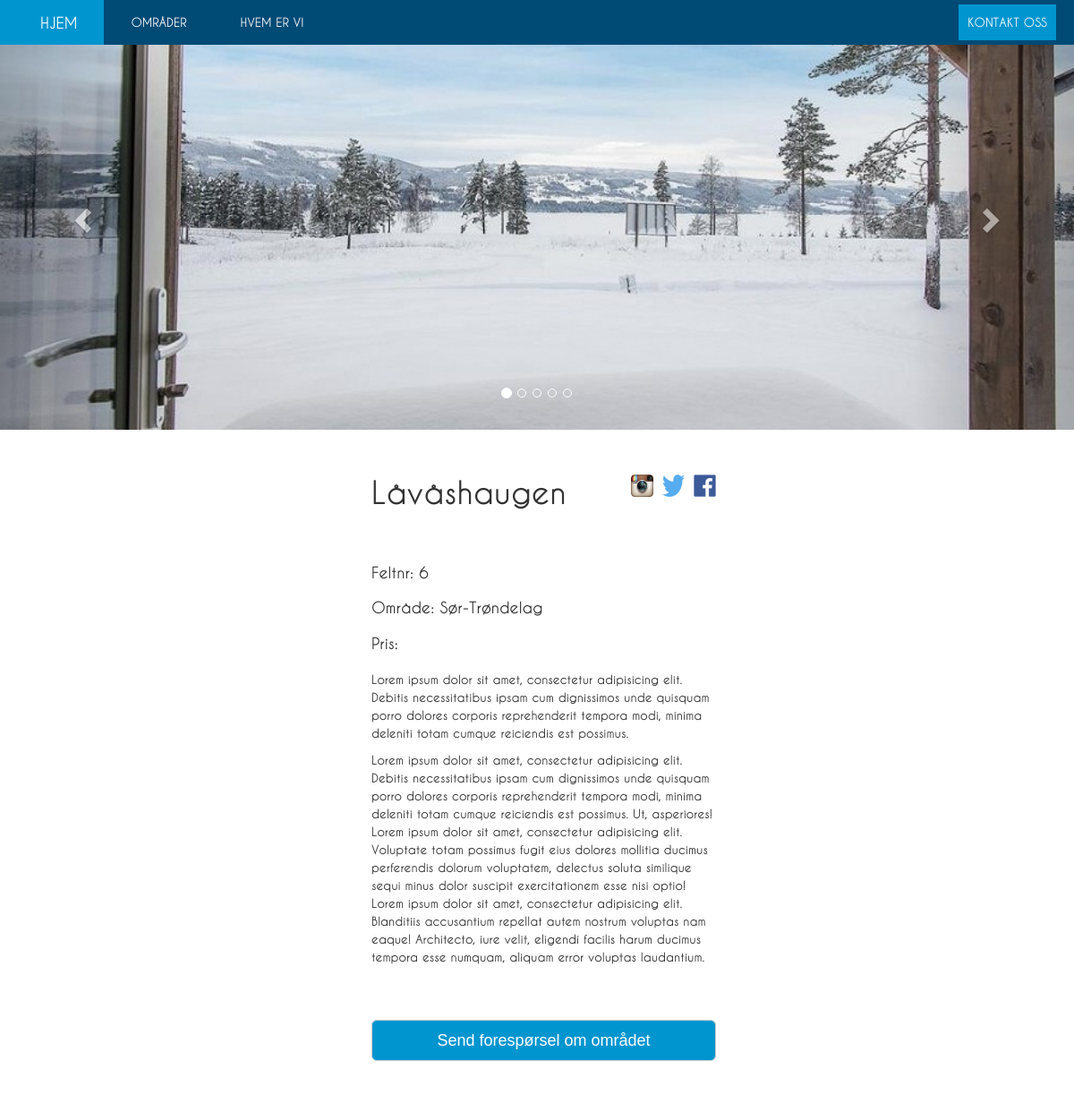
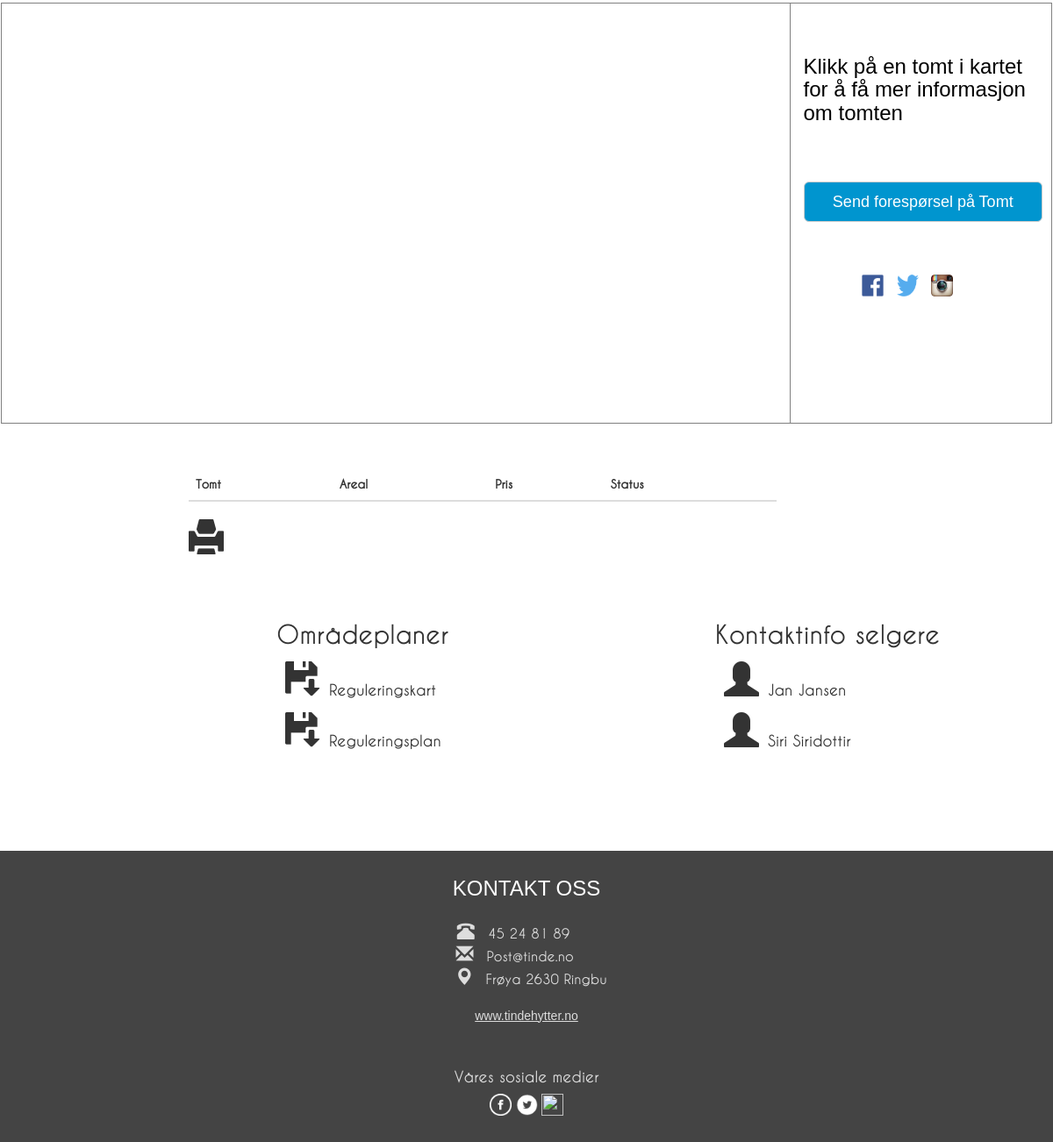
Page /tomteområde.php?name=Låvåshaugen on the committed database (2 pictures, top to bottom).
### classes/dblogin.php (called while the page is built, shortened)
<?php
class dblogin {
	public $db_host = 'localhost';
	public $db_database = 'TindeUtvikling';
	public $db_user = 'root';
	public $db_pass = 'root';
	public function __construct() {
		try {
			$this->db = new PDO("mysql:host=$this->db_host; dbname=$this->db_database; charset=utf8", $this->db_user, $this->db_pass);
		} catch(PDOException  $e) {
             try {
                $this->db = new PDO("mysql:host=$this->db_host; dbname=; charset=utf8", $this->db_user, $this->db_pass);
                $this->db->setAttribute(PDO::ATTR_ERRMODE, PDO::ERRMODE_WARNING);
            } catch(PDOException  $e) {
                die ("Error: ".$e->getMessage());
            }
		}
	}
}
$dblogin = new dblogin();

### classes/dbfetch.php (called while the page is built, shortened)
<?php require_once('dblogin.php');
class fetchTomteområder {
	public function fetchSingle($feltnr) {
		global $dblogin;
		$query = "SELECT * FROM tomteområde WHERE navn=? LIMIT 1";
		$stmnt = $dblogin->db->prepare($query);
		if ($stmnt->execute(array($feltnr))) {
			$tomteområde = $stmnt->fetch(PDO::FETCH_ASSOC);
			return $tomteområde;
		}
	}
}
?>

### tomteområde.php (the view, shortened to what this page needs)
<?php
require('classes/dbfetch.php');
require_once('classes/dblogin.php');
$dbtomteområde = new fetchTomteområder();
$tomteområde = checkExist($dbtomteområde);
function checkExist($dbtomteområde) {
    if(isset($_GET["name"])) {
        if ($fetchTomteområde = $dbtomteområde->fetchSingle($_GET["name"])) {
            return $fetchTomteområde;
        } else {
            Header("Location: ../område.php");
            exit();
        }
    }
}
?>
<!DOCTYPE html>
<html lang="en">
<head>
    <link rel="stylesheet" type="text/css" href="https://maxcdn.bootstrapcdn.com/bootstrap/3.3.7/css/bootstrap.min.css">
    <link rel="stylesheet" type="text/css" href="../css/tinde.css">
    <link rel="stylesheet" type="text/css" href="../css/maps.css">
</head>
<body>
    <div class="container">
    <?php include("navigation.php"); ?>
    <div class="container-fluid">
        <header>
            <div id="carousel" class="carousel slide carousel-fade" data-interval="0" data-ride="carousel">
                <ol class="carousel-indicators">
                    <li data-target="#carousel" data-slide-to="0" class="active"></li>
                    <li data-target="#carousel" data-slide-to="1"></li>
                    <li data-target="#carousel" data-slide-to="2"></li>
                    <li data-target="#carousel" data-slide-to="3"></li>
                    <li data-target="#carousel" data-slide-to="4"></li>
                </ol>
                <div class="carousel-inner">
                    <div class="active item">
                    </div>
                </div>
                <a class="carousel-control left" href="#carousel" data-slide="prev"><span class="glyphicon glyphicon-chevron-left"></span></a>
                <a class="carousel-control right" href="#carousel" data-slide="next"><span class="glyphicon glyphicon-chevron-right"></span></a>
            </div>
        </header>
        <div class="row">
            <div class="col-xs-11 col-xs-offset-1 col-md-4 col-md-offset-4 tomt-info">
                <h1><?php echo $tomteområde["navn"]?></h1>
                <a href="#"><img src="../img/facebooklogo.png " height="25" width="25" class="pull-right"></a>
                <a href="#"><img src="../img/twitterlogo.png" height="25" width="25" class="pull-right"></a>
                <a href="#"><img src="../img/instalogo.png " height="25" width="25" class="pull-right"></a>
            </div>
        </div>
        <div class="row">
            <div class="col-xs-10 col-xs-offset-1 col-md-4 col-md-offset-4 tomt-info">
                <h4>Feltnr: <?php echo $tomteområde["felt_nr"]?></h4>
                <h4>Område: <?php echo $tomteområde["area_name"]?></h4>
                <h4>Pris:
                 </h4>
                <p><?php echo $tomteområde["ingress"]?></p>
                <p><?php echo $tomteområde["tekst"]?></p>
                <a href="../kontakt.php" class="btn btn-default btn-lg btn-kontakt">Send forespørsel om området</a>
            </div>
        </div>
        <div class="row kart-row">
            <div class="col-md-9 col-xs-12 kart-tomter">
                <div id="map-canvas"></div>
            </div>
            <div class="col-md-3 col-xs-12 dialog-boks">
               <div id="tomtebox">
                <h3>Klikk på en tomt i kartet for å få mer informasjon om tomten</h3>
                </div>
                <a href="../kontakt.php" class="btn btn-default btn-lg btn-kontakt">Send forespørsel på Tomt</a>
                <div class="center-block">
                    <a href="#"><img src="../img/facebooklogo.png " height="25" width="25"></a>
                    <a href="#"><img src="../img/twitterlogo.png" height="25" width="25" ></a>
                    <a href="#"><img src="../img/instalogo.png " height="25" width="25" ></a>
                </div>
            </div>
        </div>
        <div class="row">
            <div class="col-xs-12 visTomteliste">
            </div>
        </div>
        <div class="row">
            <div class="col-md-7 col-md-offset-2 liste">
                <table style="width: 100%; text-align: left;" class="table" id="printTable">
                    <thead>
                      <tr>
                        <th>Tomt</th>
                        <th>Areal</th>
                        <th>Pris</th>
                        <th>Status</th>
                      </tr>
                    </thead>
                </table>
                <div class="print">
                    <span class="glyphicon glyphicon-print" id="printknapp"></span>
                </div>
            </div>
        </div>
        </div>
       <div class="row reg-selgere-row">
            <div class="col-xs-11 col-xs-offset-1 col-md-4 col-md-offset-3 planer">
                <h2>Områdeplaner</h2>
                <h4><span class="glyphicon glyphicon-floppy-save"></span>Reguleringskart</h4>
                <h4><span class="glyphicon glyphicon-floppy-save"></span>Reguleringsplan</h4>
            </div>
            <div class="col-xs-11 col-xs-offset-1 col-md-4 selgere">
                <h2>Kontaktinfo selgere</h2>
                <h4><span class="glyphicon glyphicon-user"></span>Jan Jansen</h4>
                <h4><span class="glyphicon glyphicon-user"></span>Siri Siridottir</h4>
            </div>
        </div>
        <footer class="col-xs-12 text-center">
            <h3>KONTAKT OSS</h3>
            <div><span class="glyphicon glyphicon-phone-alt"></span><p>45 24 81 89</p></div>
            <div><span class="glyphicon glyphicon-envelope"></span><p>Post@tinde.no</p></div>
            <div><span class="glyphicon glyphicon-map-marker"></span><p>Frøya 2630 Ringbu</p></div>
            <br>
            <div><a href="#">www.tindehytter.no</a></div>
            <div class="bottom-footer-div">
                <h4>Våres sosiale medier</h4>
                <a href="#"><img src="../img/facebook-icon.png " height="25" width="25" ></a>
                <a href="#"><img src="../img/twitter-icon.png" height="25" width="25" ></a>
                <a href="#"><img src="../img/insta-icon.png " height="25" width="25" ></a>
            </div>
        </footer>
    </div>
</body>
</html>

### css/tinde.css (style rules this page uses)
body, .navbar li a, .navbar-brand { font-family:"Caviar Dreams Bold"; }
.container { width: 100%; padding: 0; }
.container-fluid { padding: 0px; }
.col-lg-12, .col-lg-10, .col-lg-9, .col-xs-12 { padding: 0; }
.row { margin:0; }
.kart-tomter { height: 60vh; border-style: solid; border-color: gray; border-width: 1px 0px 1px 1px; }
.kart-row { margin-right: 1px; margin-left: 1px; }
.dialog-boks { height: 60vh; padding-top: 50px; padding-left: 15px; border: 1px solid gray; }
.dialog-boks a { margin-right: 10px; }
.dialog-boks .center-block { width: 150px; margin-bottom: 20px; }
.tomt-info { margin-top: 50px; padding-right: 0px; }
.tomt-info img { margin-left: 10px; }
.tomt-info h1 { margin-bottom: 30px; }
.tomt-info h4 { margin-bottom: 20px; }
.btn-kontakt { margin: 60px auto; display: block; background-color: #0095CF; color: white; }
.tomt-info h1 { display: inline; }
.liste { margin-top: 50px; }
.print span { font-size: 4rem; }
.reg-selgere-row { margin-top: 50px; margin-bottom: 50px; }
.planer, .selgere { margin-bottom: 50px; }
.planer h4, .selgere h4 { margin: 15px 0; }
.planer h4 span, .selgere h4 span { font-size: 4rem; margin: 0 10px; }
#printknapp { cursor: pointer; }
footer { height: auto; background: #444; }
footer p { display: inline; font-size: 16px; }
footer a { color: #ddd; text-decoration: underline; }
footer div:nth-child(4) p { margin-right: 30px; }
footer div:nth-child(3) p { margin-right: 30px; }
footer div:nth-child(2) p { margin-right: 30px; }
footer div:nth-child(3) span { margin-left: 3px; }
footer div:nth-child(4) span { margin-left: 40px; }
footer span { margin-right: 15px; }
footer h3 { color: white; margin-top: 0px; padding-top: 30px; padding-bottom: 20px; }
footer>div { color: #ddd; }
footer .glyphicon { font-size: 20px; }
.bottom-footer-div { margin-top: 50px; margin-bottom: 30px; }

### css/maps.css (style rules this page uses)
h3 { margin: 4px 0; padding: 5px 0; font-family: arial, sans-serif; width: 100%; color: #fff; }
a { font-family: arial, sans-serif; color: #00B2EE; text-decoration: none; }
#map-canvas { width: auto; height: 60vh; }
#tomtebox h3 { color: black; }

### rows in the picture
tomteområde: navn "Låvåshaugen", felt_nr "6", area_name "Sør-Trøndelag", ingress "Lorem ipsum dolor sit amet, consectetur adipisicing elit. Debitis necessitatibus ipsam cum dignissimos unde quisquam porro dolores corporis reprehenderit tempora modi, minima deleniti totam cumque reiciendis est possimus.", tekst "Lorem ipsum dolor sit amet, consectetur adipisicing elit. Debitis necessitatibus ipsam cum dignissimos unde quisquam porro dolores corporis reprehenderit tempora modi, minima deleniti totam cumque reiciendis est possimus. Ut, asperiores! Lorem ipsum dolor sit amet, consectetur adipisicing elit. Voluptate totam possimus fugit eius dolores mollitia ducimus perferendis dolorum voluptatem, delectus soluta similique sequi minus dolor suscipit exercitationem esse nisi optio! Lorem ipsum dolor sit amet, consectetur adipisicing elit. Blanditiis accusantium repellat autem nostrum voluptas nam eaque! Architecto, iure velit, eligendi facilis harum ducimus tempora esse numquam, aliquam error voluptas…"
